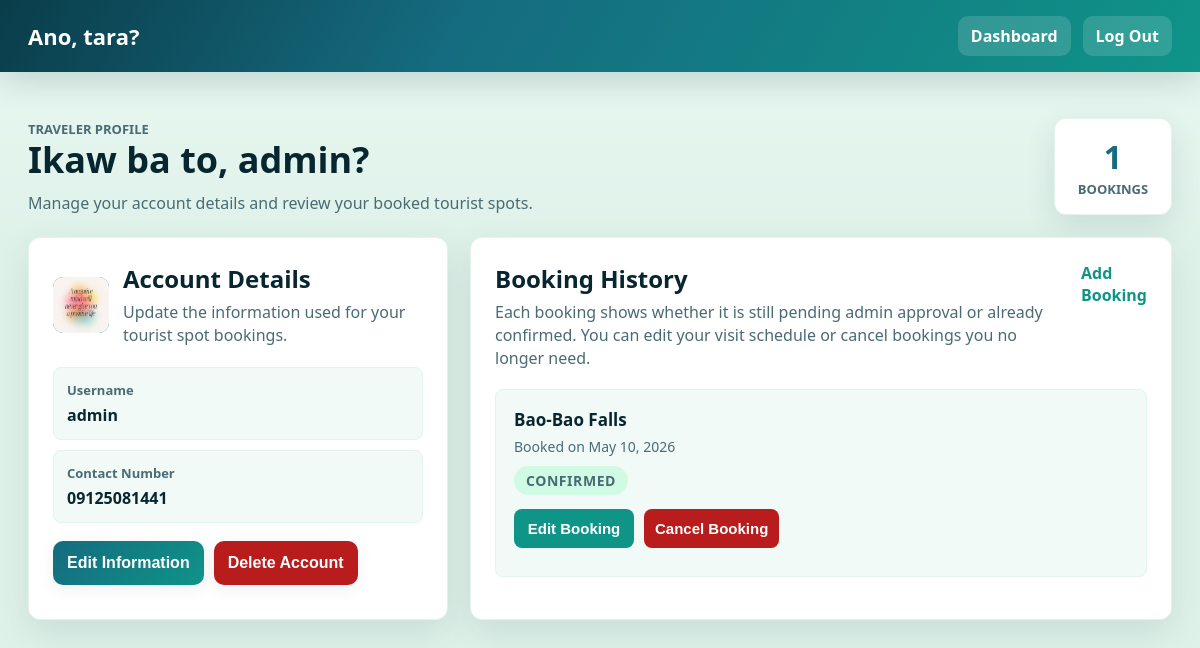
The page /profile (signed in) on the database its author committed.
### app.py (models this page shows)
class User(db.Model):
    id = db.Column(
        db.Integer,
        primary_key=True
    )
    username = db.Column(
        db.String(100),
        unique=True,
        nullable=False
    )
    password = db.Column(
        db.String(255),
        nullable=False
    )
    contact_number = db.Column(
        db.String(20),
        nullable=False
    )
    profile_picture = db.Column(
        db.String(255),
        nullable=True
    )
    bookings = db.relationship(
        'Booking',
        backref='user',
        lazy=True
    )

class Booking(db.Model):
    id = db.Column(
        db.Integer,
        primary_key=True
    )
    tourist_spot = db.Column(
        db.String(200),
        nullable=False
    )
    booking_date = db.Column(
        db.DateTime,
        default=datetime.datetime.utcnow
    )
    desired_date = db.Column(
        db.Date,
        nullable=True
    )
    desired_time = db.Column(
        db.Time,
        nullable=True
    )
    accommodation_check_in = db.Column(
        db.Date,
        nullable=True
    )
    accommodation_check_in_time = db.Column(
        db.Time,
        nullable=True
    )
    user_id = db.Column(
        db.Integer,
        db.ForeignKey('user.id'),
        nullable=False
    )
    status = db.Column(
        db.String(20),
        nullable=False,
        default='pending'
    )

### app.py (the view)
@app.route('/profile')
def profile():
    if 'user_id' not in session:
        return redirect(
            url_for('welcome')
        )
    user = User.query.get(
        session['user_id']
    )
    bookings = Booking.query.filter_by(
        user_id=user.id
    ).order_by(
        Booking.booking_date.desc()
    ).all()
    return render_template(
        'profile.html',
        user=user,
        bookings=bookings
    )

### templates/profile.html (shortened to what this page needs)
<!DOCTYPE html>
<html lang="en">
<head>
    <link rel="stylesheet" href="{{ url_for('static', filename='css/style.css') }}">
</head>
<body>
<main class="profile-page">
    <nav class="navbar dashboard-nav">
        <a href="/dashboard" class="nav-brand">
            Ano, tara?
        </a>
        <div class="nav-actions">
            <a href="/dashboard">
                Dashboard
            </a>
            <a href="/logout">
                Log Out
            </a>
        </div>
    </nav>
    <section class="profile-header">
        <div>
            <p class="dashboard-kicker">
                Traveler profile
            </p>
            <h1>
                Ikaw ba to, {{ user.username }}?
            </h1>
            <p>
                Manage your account details and review your booked tourist spots.
            </p>
        </div>
        <div class="booking-count">
            {{ bookings|length }}
            <span>bookings</span>
        </div>
    </section>
    <section class="profile-grid">
        <div class="profile-box account-panel">
            <div class="account-heading">
                <div class="account-avatar" aria-hidden="true">
                    {% if user.profile_picture %}
                        <img src="{{ url_for('static', filename=user.profile_picture) }}"
                        alt="">
                    {% else %}
                        {{ user.username[:1]|upper }}
                    {% endif %}
                </div>
                <div>
                    <h2>
                        Account Details
                    </h2>
                    <p>
                        Update the information used for your tourist spot bookings.
                    </p>
                </div>
            </div>
            <div class="account-summary">
                <div>
                    <span>Username</span>
                    <strong>{{ user.username }}</strong>
                </div>
                <div>
                    <span>Contact Number</span>
                    <strong>{{ user.contact_number }}</strong>
                </div>
            </div>
            <div class="account-button-row">
                <button type="button" class="edit-info-btn" id="editInfoButton">
                    Edit Information
                </button>
                <form action="/delete-account" method="POST" class="delete-form needs-confirmation">
                    <button type="submit" class="danger-btn">
                        Delete Account
                    </button>
                </form>
            </div>
        </div>
        <div class="profile-box bookings-panel">
            <div class="panel-heading">
                <div>
                    <h2>
                        Booking History
                    </h2>
                    <p>
                        Each booking shows whether it is still pending admin approval or already confirmed. You can edit your visit schedule or cancel bookings you no longer need.
                    </p>
                </div>
                <a href="/dashboard">
                    Add Booking
                </a>
            </div>
            {% if bookings %}
            <div class="booking-list">
                {% for booking in bookings %}
                <article class="booking-item">
                    <div class="booking-summary-row">
                        <div class="booking-summary">
                            <strong>
                                {{ booking.tourist_spot }}
                            </strong>
                            <span>
                                Booked on {{ booking.booking_date.strftime('%B %d, %Y') }}
                            </span>
                            {% set st = (booking.status or 'pending')|lower %}
                            <span class="booking-status booking-status--{{ st }}" aria-label="Booking status">
                                {% if st == 'confirmed' %}
                                    Confirmed
                                {% else %}
                                    Pending approval
                                {% endif %}
                            </span>
                        </div>
                    </div>
                    <div class="booking-button-row">
                        <button type="button" class="edit-booking-btn" data-booking-id="{{ booking.id }}">
                            Edit Booking
                        </button>
                        <form action="/delete-booking/{{ booking.id }}" method="POST" class="booking-delete-form needs-confirmation">
                            <button type="submit">
                                Cancel Booking
                            </button>
                        </form>
                    </div>
                </article>
                {% endfor %}
            </div>
            {% endif %}
        </div>
    </section>
</main>
</body>
</html>

### rows shown on the page
User: username "admin", profile_picture (picture), contact_number "09125081441"
Booking: tourist_spot "Bao-Bao Falls", booking_date "May 10, 2026"

### other values the page prints
{{ bookings|length }} "1"
